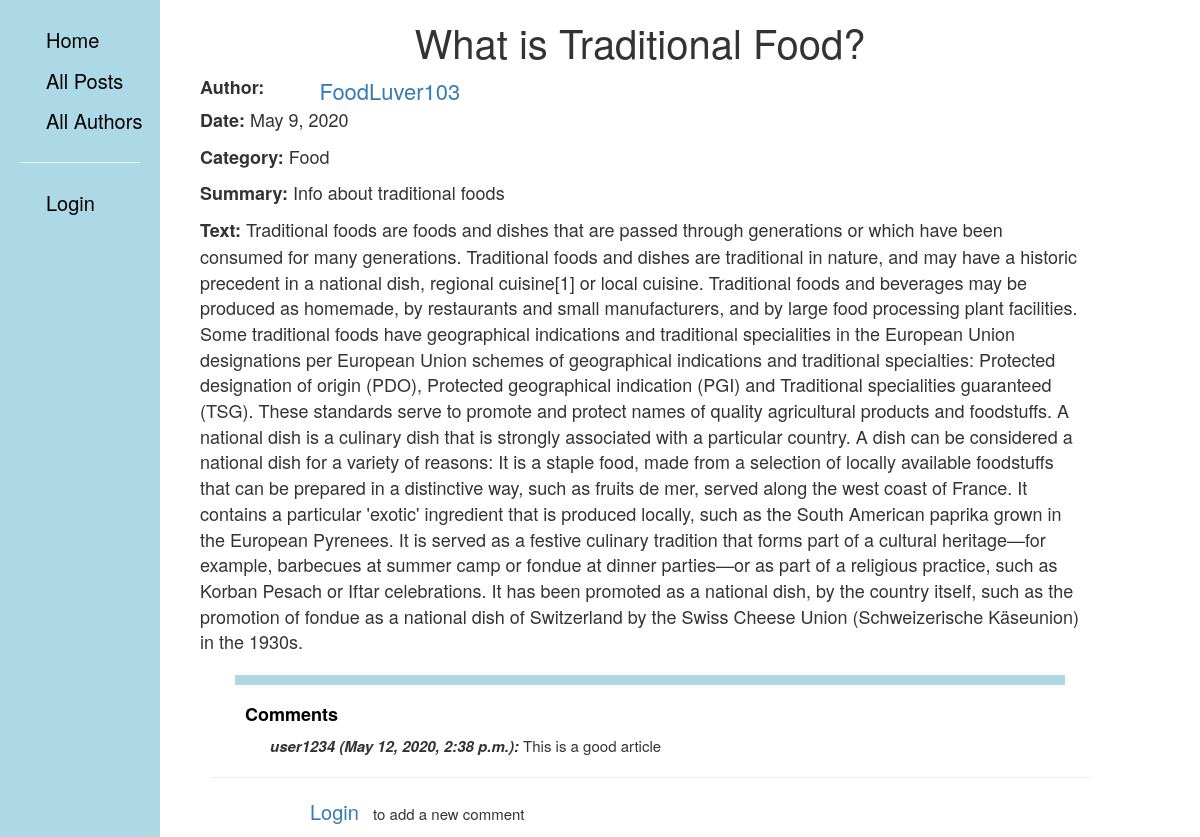
Screenshot of /blog/posts/3 with the database file from the repository.
### blog/models.py (models this page shows, shortened)
class Post(models.Model):
    title = models.CharField(max_length=100)
    author = models.ForeignKey(Author, on_delete=models.SET_NULL, null=True)
    summary = models.TextField(max_length=100, help_text='Enter a brief description of the blog')
    text = models.TextField(max_length=2000, help_text="Enter you blog text here.")
    post_date = models.DateField(default=date.today)
    category = models.ManyToManyField(Category, help_text='Select a Category for this blog')
    class Meta:
        ordering = ['-post_date'] #newest to oldest

class Author(models.Model):
    name = models.OneToOneField(User, on_delete=models.SET_NULL, null=True)
    bio = models.TextField(max_length=500, help_text="Enter your bio about you")
    class Meta:
        ordering = ['name', 'bio']
    def __str__(self):
        return self.name.username

class Category(models.Model):
    name = models.CharField(max_length=100, help_text='Enter a category (e.g. Travel, Personal, Cooking)')
    def __str__(self):
        return self.name

class Comment(models.Model):
    comment = models.TextField(max_length = 100, help_text="Enter a comment about the blog here.")
    author = models.ForeignKey(User, on_delete=models.SET_NULL, null=True)
    post_date = models.DateTimeField(auto_now_add=True)
    blog = models.ForeignKey(Post, on_delete=models.CASCADE)
    class Meta:
        ordering = ["post_date"]

### blog/views.py (the view)
# urls.py: path('posts/<int:pk>', views.PostDetailView.as_view(), name='post-detail'),
class PostDetailView(generic.DetailView):
    model = Post

### blog/templates/blog/post_detail.html (shortened to what this page needs)
{% extends "base_generic.html" %}
{% block content %}
  <h1>{{ post.title }}</h1>
  <div class = "postlist">
    <p1><strong>Author:</strong><p1>
    <a href="{% url 'posts-by-author' post.author.pk %}"> {{ post.author }}</a>
  </div>
  <p><strong>Date:</strong> {{ post.post_date }}</p>
  <p><strong>Category:</strong> {{ post.category.all|join:", " }}</p>
  <p><strong>Summary:</strong> {{ post.summary }}</p>
  <p><strong>Text: </strong> {{ post.text }}</p>
  <div style="margin-left:20px;margin-top:20px">
    <hr class ="n2">
  <div class = "comments">
  <h3>Comments</h3>
  {% for commentss in post.comment_set.all %}
  <p><b><i>{{commentss.author}} ({{commentss.post_date}}): </i></b> {{commentss.comment}} </p>
  {% endfor %}
  <hr>
  {% if user.is_authenticated %}
    <a href="{% url 'post-comment' post.id %}">Add a new comment</a></p>
  {% else %}
    <p><a href="{% url 'login'%}?next={{request.path}}">Login</a> to add a new comment</p>
  {% endif %}
  </div>
  {% endblock %}

### blog/static/css/styles.css (style rules this page uses)
.sidenav a, h3 { padding:6px 8px 6px 16px; text-decoration: none; font-size: 20px; color: black; display: block; }
.main h1 { font-size: 40px; text-align: center; }
.main p { font-size: 18px; padding: 0px 10px; }
.main a { font-size: 20px; padding: 0px 10px; }
hr.n2 { border: 5px solid lightblue; margin-left: 25px; margin-right: 25px; }
p1, a1 { font-size: 18px; padding: 0px 10px; display: inline; }
.comments h3 { font-size: 18px; padding: 0px 10px; margin-left: 25px; font-weight: bold; }
.comments p, a { font-size: 15px; margin-left: 30px; padding: 0px 30px; }
.postlist a, .postlist p { display: inline; vertical-align: top; font-size: 22px; line-height: 33px; }

### blog/templates/base_generic.html (style rules this page uses)
.sidenav a, h3 { padding:6px 8px 6px 16px; text-decoration: none; font-size: 20px; color: black; display: block; }
.main h1 { font-size: 40px; text-align: center; }
.main p { font-size: 18px; padding: 0px 10px; }
.main a { font-size: 20px; padding: 0px 10px; }
hr.n2 { border: 5px solid lightblue; margin-left: 25px; margin-right: 25px; }
p1, a1 { font-size: 18px; padding: 0px 10px; display: inline; }
.comments h3 { font-size: 18px; padding: 0px 10px; margin-left: 25px; font-weight: bold; }
.comments p, a { font-size: 15px; margin-left: 30px; padding: 0px 30px; }
.postlist a, .postlist p { display: inline; vertical-align: top; font-size: 22px; line-height: 33px; }

### rows the page displays
Post: title "What is Traditional Food?", author "FoodLuver103", post_date "May 9, 2020", category.all "Food", summary "Info about traditional foods", text "Traditional foods are foods and dishes that are passed through generations or which have been consumed for many generations. Traditional foods and dishes are traditional in nature, and may have a historic precedent in a national dish, regional cuisine[1] or local cuisine. Traditional foods and beverages may be produced as homemade, by restaurants and small manufacturers, and by large food processing plant facilities. Some traditional foods have geographical indications and traditional specialities in the European Union designations per European Union schemes of geographical indications and traditional specialties: Protected designation of origin (PDO), Protected geographical indication…"
Comment: author "user1234", post_date "May 12, 2020, 2:38 p.m.", comment "This is a good article"
